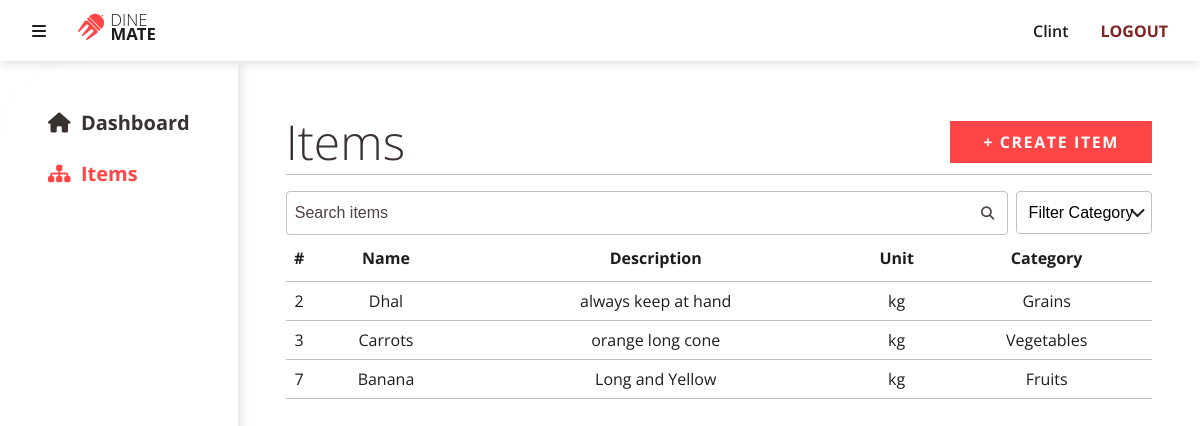
The page /public/admin/items (signed in) on the database its author committed.
### tables this page shows
CREATE TABLE `items` (
  `item_id` int(11) NOT NULL,
  `item_name` varchar(256) NOT NULL,
  `description` text DEFAULT NULL,
  `unit` int(50) NOT NULL,
  `category` int(11) DEFAULT NULL,
  `reorder_level` double DEFAULT 0
);

### app/core/Controller.php (called while the page is built, shortened)
<?php
trait Controller
{
    public function view(string $view, array $data = []): void
    {
        $filename = "../app/views/" . $view . ".view.php";
        require $filename;
    }
}

### app/controllers/Admin/Items.php (called while the page is built, shortened)
<?php
class Items
{
    private string $controller = "items";
    public function index(): void
    {
        $data = [];
        $data["items"] = (new Item)->itemsSearch($_GET);
        $data["categories"] = (new Category)->select()->fetchAll();
        $data["query"] = $_GET["query"] ?? "";
        $data["category_name"] = $_GET["category"] ?? "";
        $data["controller"] = $this->controller;
        $this->view("items", $data);
    }
}

### app/core/App.php (called while the page is built, shortened)
<?php
class App
{
    private mixed $module = "";
    private array $modules = ["admin"];
    private mixed $controller = "home";
    private string $method = "index";
    function __construct()
    {
        $url = $this->splitUrl();
        if (isset($url[0]) && in_array($url[0], $this->modules)) {
            $this->module = $url[0];
            array_shift($url);
        }
        $controllerPath = "../app/controllers/";
        $path = $controllerPath;
        if ($this->module) {
            $path .= ucfirst($this->module) . "/";
        }
        $path .= ucfirst($url[0] ?? $this->controller) . ".php";
        if (isset($url[0])) {
            if (file_exists($path)) {
                $this->controller = $url[0];
                unset($url[0]);
            } else {
                $this->controller = null;
            }
        }
        $this->controller = new $this->controller;
        $this->params = $url ? array_values($url) : [];
        call_user_func_array([$this->controller, $this->method], $this->params);
    }
    private function splitUrl(): array
    {
        if (isset($_GET["url"])) {
            return explode("/", filter_var(rtrim($_GET["url"], "/"), FILTER_SANITIZE_URL));
        } else {
            return [];
        }
    }
}

### public/index.php (called while the page is built, shortened)
<?php
$app = new App();

### app/views/items.view.php (the view, shortened to what this page needs)
<?php include "partials/dashboard.header.php" ?>
    <div class="dashboard-header d-flex flex-row align-items-center justify-content-space-between w-100">
        <h1 class="display-3">Items</h1>
        <a class="btn btn-primary text-uppercase fw-bold" href="items/create">+ Create Item</a>
    </div>
    <div>
        <form action="" method="GET">
            <div class="row">
                <div class="form-search col-10">
                    <input type="text" class="form-control" name="query" placeholder="Search items" value="<?= $query ?? "" ?>">
                    <button class="form-search-icon" type="submit">
                        <i class="fa-solid fa-magnifying-glass"></i>
                    </button>
                </div>
                <div class="pl-2 col-2">
                    <select class="form-control" name="category">
                        <option value="">Filter Category</option>
                    </select>
                </div>
            </div>
        </form>
    </div>
    <table class="table">
        <thead>
        <tr>
            <th>#</th>
            <th>Name</th>
            <th>Description</th>
            <th>Unit</th>
            <th>Category</th>
        </tr>
        </thead>
        <?php if (isset($items) && !empty($items)) : ?>
            <?php foreach ($items as $item) : ?>
                <tr>
                    <?php foreach ($item as $col): ?>
                        <th><?= $col ?></th>
                    <?php endforeach ?>
                </tr>
            <?php endforeach ?>
        <?php else: ?>
            <th colspan="6" class="text-center">No Records Found</th>
        <?php endif ?>
    </table>
<?php include "partials/dashboard.footer.php" ?>

### public/assets/css/styles.css (style rules this page uses)
* { margin: 0; padding: 0; list-style: none; box-sizing: border-box; }
.display-3 { font-size: 3rem !important; font-weight: 300 !important; color: #3A3131; }
.fw-bold { font-weight: 700 !important; }
.text-uppercase { text-transform: uppercase !important; }
.flex-row { flex-direction: row; }
.justify-content-space-between { justify-content: space-between; }
.align-items-center { align-items: center; }
.row { display: flex; flex-direction: row; flex-wrap: wrap; align-items: stretch; align-content: stretch; }
.col-2 { flex: 0 0 16.666667%; max-width: 16.666667%; }
.col-10 { flex: 0 0 83.333333%; max-width: 83.333333%; }
.pl-2 { padding-left: 0.5rem !important; }
.d-flex { display: flex !important; }
.w-100 { width: 100% !important; }
.form-control { display: block; width: 100%; padding: 0.75rem 0.5rem; font-size: 1rem; border: 1px solid #C0C0C0; border-radius: 4px; }
select.form-control { -moz-appearance: none; -webkit-appearance: none; background: url("../images/ChevronDownsvg.svg") no-repeat 95%; appearance: none; padding: 0.75rem; }
.form-control::placeholder { color: #4D4242; opacity: 1; }
.form-search { position: relative; width: 100%; }
.form-search .form-control { padding-right: 40px; }
.form-search .form-search-icon { position: absolute; top: 50%; right: 0; width: 40px; height: 100%; transform: translateY(-50%); color: #4D4242; background: none; outline: none; border: none; cursor: pointer; }
.btn { padding: 0.5rem 2rem; font-size: 1rem; font-weight: 600; text-decoration: none; line-height: 1.5; border-radius: 0; border: 1px solid transparent; cursor: pointer; transition: all 0.2s ease-in-out; letter-spacing: 0.1em; }
.btn.btn-primary { color: #FFFFFF; background-color: #FF4546; border-color: #FF4546; }
.table { border-collapse: collapse; width: 100%; }
.table th { padding: 0.5rem 0; border-bottom: 1px solid #C0C0C0; font-weight: normal; }
.table thead th { padding: 0.75rem 0; font-weight: bold; }
body { font-family: "Open Sans", sans-serif; font-size: 16px; color: #1F1C1C; background-color: #FFFFFF; }
.dashboard { width: 100%; height: 100vh; display: flex; flex-direction: column; }
.dashboard .dashboard-header { border-bottom: 1px solid #C0C0C0; margin-bottom: 1rem; }
a { text-decoration: none; }

### rows shown on the page
items: col "2", col "Dhal", col "always keep at hand", col "kg", col "Grains"
items: col "3", col "Carrots", col "orange long cone", col "kg", col "Vegetables"
items: col "7", col "Banana", col "Long and Yellow", col "kg", col "Fruits"

### other values the page prints
$_SESSION["user"]->first_name "Clint"
